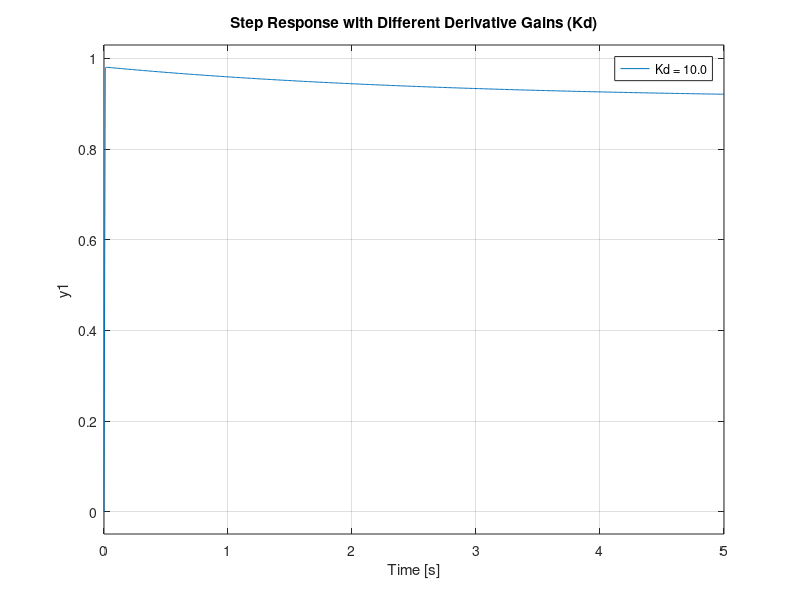
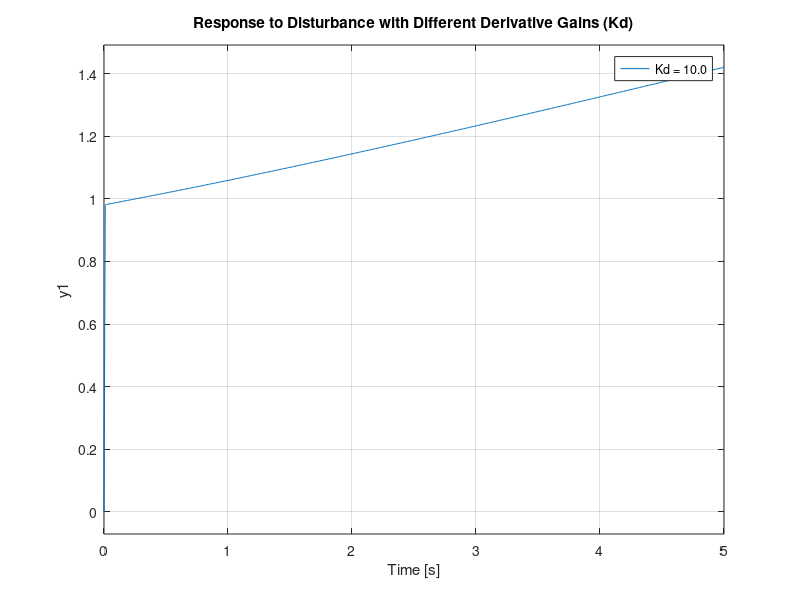

MATLAB code for these plots, in order:
J = 0.01;
b = 0.1;
K = 0.01;
R = 1;
L = 0.5;
s = tf('s');
G = K/((J*s+b)*(L*s+R)+K^2);

Kp = 100;
Kd_values = linspace(10, 300, 5);
t = 0:0.01:5;
figure;
hold on;
grid on;
for Kd = Kd_values
    C = pid(Kp, 0, Kd);
    sys_cl = feedback(C*G, 1);
    step(sys_cl, t);
end
title('Step Response with Different Derivative Gains (Kd)');
legend(arrayfun(@(Kd) sprintf('Kd = %.1f', Kd), Kd_values, 'UniformOutput', false));
figure;
hold on;
grid on;
disturbance = 0.1/s; 
for Kd = Kd_values
    C = pid(Kp, 0, Kd);
    sys_cl = feedback(C*G, 1);
    sys_cl_dist = sys_cl + disturbance;
    step(sys_cl_dist, t);
end
title('Response to Disturbance with Different Derivative Gains (Kd)');
legend(arrayfun(@(Kd) sprintf('Kd = %.1f', Kd), Kd_values, 'UniformOutput', false));
